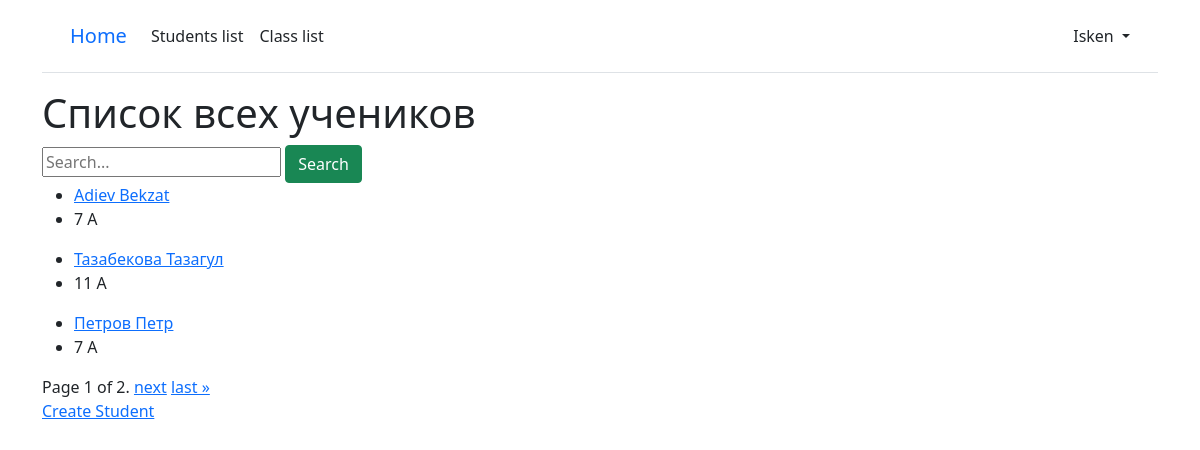
Before: /students/ (signed in) with the older database file.
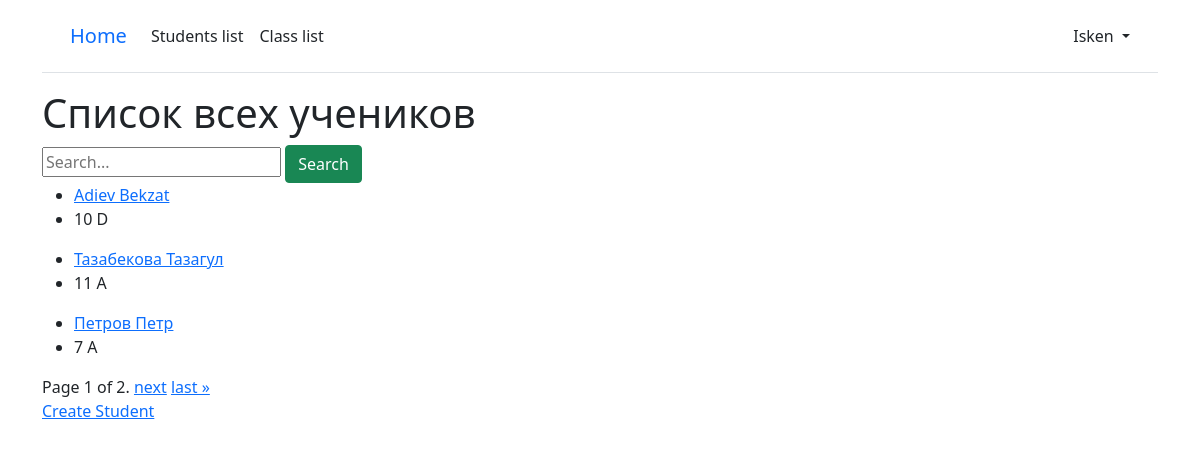
After: the same page with the newer database file.
### school/models.py (models this page shows, shortened)
class Student(models.Model):
    full_name = models.CharField(max_length=100, verbose_name="ФИО")
    email = models.EmailField()
    date_of_birth = models.DateField(verbose_name="Дата рождения")
    student_class = models.ManyToManyField("Class", blank=True, verbose_name="Класс")
    address = models.TextField(verbose_name="Адрес")
    sex = models.CharField(max_length=10, verbose_name="пол")
    photo = models.ImageField(
        upload_to="student_photos/", blank=True, null=True, verbose_name="Фото"
    )
    def get_absolute_url(self):
        return reverse("student_detail", kwargs={"pk": self.pk})
    class Meta:
        verbose_name_plural = "Ученики"
        verbose_name = "Ученик"

class Class(models.Model):
    name = models.CharField(max_length=100, verbose_name="Название класса")
    teacher = models.ForeignKey(
        Teacher, on_delete=models.CASCADE, verbose_name="Учитель"
    )
    students = models.ManyToManyField(Student, blank=True, verbose_name="Ученики")
    class Meta:
        verbose_name_plural = "Классы"
        verbose_name = "Класс"

### school/views.py (the view)
# urls.py: path("students/", views.StudentListView.as_view(), name="student_list"),
class StudentListView(LoginRequiredMixin, generic.ListView):
    model = Student
    template_name = "school/student_list.html"
    context_object_name = "students"
    paginate_by = 3
    def get_queryset(self):
        queryset = super().get_queryset()
        search_query = self.request.GET.get("search")
        if search_query:
            queryset = queryset.filter(
                Q(full_name__icontains=search_query)
                | Q(email__icontains=search_query)
                | Q(student_class__name__icontains=search_query)
            )
        return queryset

### school/templates/school/student_list.html (shortened to what this page needs)
{% extends '_base.html' %}
{% load crispy_forms_tags %}
{% block content %}
<div>
  <h1>Список всех учеников</h1>
  <form method="GET" action="{% url 'student_list' %}">
    <input type="text" name="search" placeholder="Search...">
    <button class="btn btn-success" type="submit">Search</button>
  </form>
  {% for student in students %}
  <ul>
    <li><a href="{{ student.get_absolute_url }}">{{ student.full_name }}</a></li>
    <li>
      {% for class_obj in student.student_class.all %}
      {{ class_obj.name }}
      {% empty %}
      Не привязан к классу
      {% endfor %}
    </li>
  </ul>
  {% empty %}
  Список пуст
  {% endfor %}
  {% include '_pagination.html' %}
  <a href="{% url 'student_create' %}">Create Student</a>
</div>
{% endblock content %}

Changed rows visible on the page:
removed Class: name "7 A", shown under Student "Adiev Bekzat"
changed Student "Adiev Bekzat": gains Class (name "10 D")
